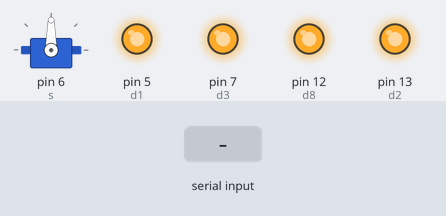
Simulated run of this sketch. Board: Arduino Uno, built with avr-gcc and run on an emulated ATmega328P. Shown: servo, output pins drawn as LEDs (lit = HIGH). The inputs (shaded band) are chosen by the test bench. Pins used as bus, display or sensor lines are not drawn.

Above: at 1.2 s.
1.3 s: "a" received over Serial
At 1.6 s:
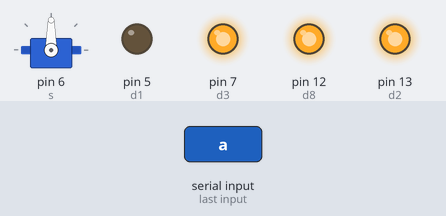
2.8 s: byte 103 ('g') received over Serial
At 3.9 s:
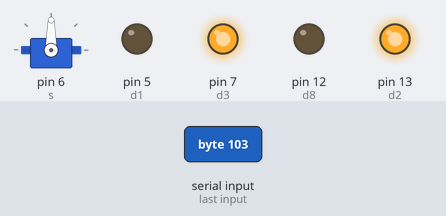
4.3 s: byte 72 ('H') received over Serial
At 5.1 s:
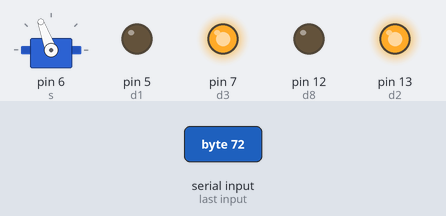
5.8 s: byte 71 ('G') received over Serial
At 6.2 s:
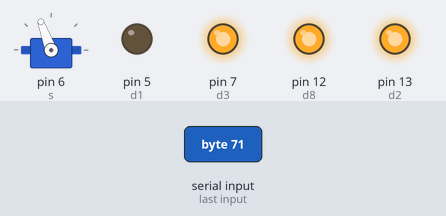
7.3 s: byte 104 ('h') received over Serial
At 8.5 s:
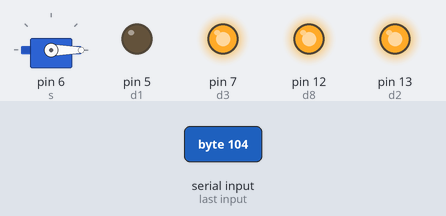
8.8 s: "A" received over Serial
At 9.7 s:
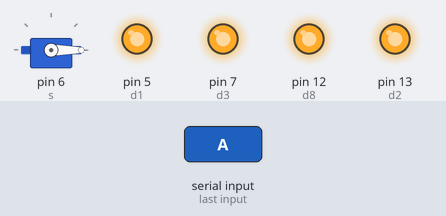
Timing chart, 0 to 11.3 s (numbered marks = the images above; inputs shaded):
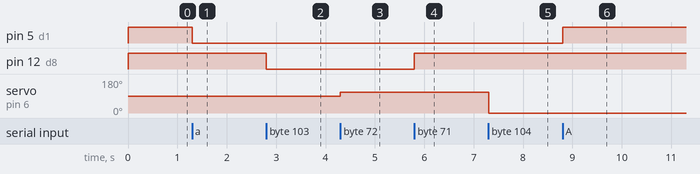

The sketch:

home_automation_tns.ino
```cpp
#include<Servo.h>
Servo s;

const int d1 = 5;const int d2 = 13;
const int d3 = 7;const int d4 = 8;

const int d5 = 2;//AC DEVICE RELAY

const int d6 = 10;
const int d7 = 11;
const int d8 = 12;//gate

void setup() {
pinMode(d1, OUTPUT);pinMode(d2, OUTPUT); pinMode(d3, OUTPUT); pinMode(d4, OUTPUT);
pinMode(d5, OUTPUT); pinMode(d6, OUTPUT); pinMode(d7, OUTPUT); pinMode(d8, OUTPUT);
//sensor
s.attach(6);
  //all are on when powered on
digitalWrite(d1, HIGH);digitalWrite(d2, HIGH);digitalWrite(d3, HIGH);digitalWrite(d4, HIGH);
digitalWrite(d5, HIGH);digitalWrite(d6, HIGH);digitalWrite(d7, HIGH);digitalWrite(d8, HIGH);
Serial.begin(9600);}


void loop() {


  if (Serial.available() > 0) {
  char t = Serial.read();
  //device 01
  if (t == 'A') {digitalWrite(d1, HIGH);}
  else if (t == 'a') {digitalWrite(d1, LOW);}
  //device 02
  if (t == 'B') {digitalWrite(d2, HIGH);}
  else if (t == 'b') {digitalWrite(d2, LOW);}
  //device 03
  if (t == 'C') {digitalWrite(d3, HIGH);}
  else if (t == 'c') {digitalWrite(d3, LOW);}
  //device 04
  if (t == 'D') {digitalWrite(d4, HIGH);}
  else if (t == 'd') {digitalWrite(d4, LOW);}
  //device 05
  if (t == 'E') {digitalWrite(d5, HIGH);}
  else if (t == 'e') {digitalWrite(d5, LOW);}
  //device 06
  if (t == 'F') {digitalWrite(d6, HIGH);}
  else if (t == 'f') {digitalWrite(d6, LOW);}
  //device 07
  if (t == 'G') {digitalWrite(d8, HIGH);}
  else if (t == 'g') {digitalWrite(d8, LOW);}
  //device 08
  if (t == 'H') {s.write(110);delay(500);
  }
  else if (t == 'h') {s.write(0);delay(100);}

  }
}
```

Measured:
- after the input at 1.3 s, pin 5 (d1): HIGH → LOW at once
- after the input at 2.8 s, pin 12 (d8): HIGH → LOW at once
- after the input at 4.3 s, servo on pin 6 (s): 90° → 110° at once
- after the input at 5.8 s, pin 12 (d8): LOW → HIGH at once
- after the input at 7.3 s, servo on pin 6 (s): 110° → 0° at once
- after the input at 8.8 s, pin 5 (d1): LOW → HIGH at once
